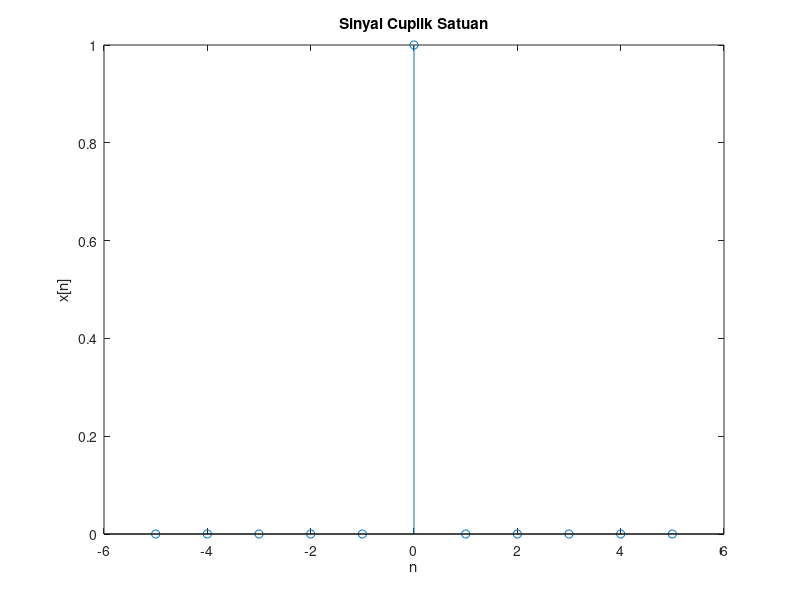

The MATLAB script that drew this image:
%created by : aditya ervansyah
clc 
clear all
k=0;
n1=-5;
n2=5;
n =[n1:n2];
x =[(n-k) == 0];             % akan bernilai 1 saat(n-k)=0, selain itu bernilai 0
stem(n,x);
title('Sinyal Cuplik Satuan')
xlabel('n')
ylabel('x[n]')